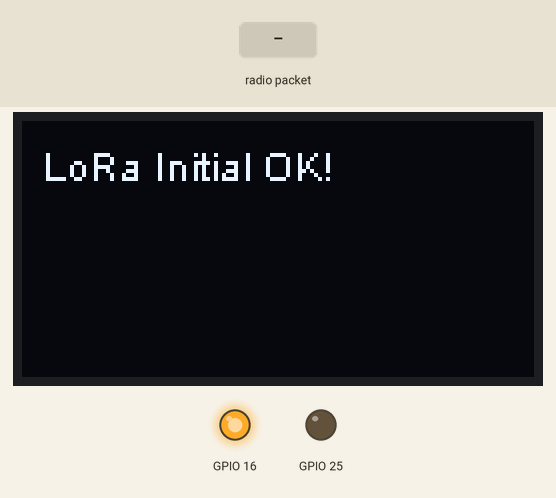
The program below on a simulated ESP32. On the bench: 128×64 one-colour display, output pins drawn as LEDs (lit = HIGH). The test bench sets the inputs (shaded band). No radio packets arrive unless stated; what the program prints to the serial monitor is not drawn.

Above: at 7.3 s.
7.4 s: radio packet "1" arrives
At 7.9 s:
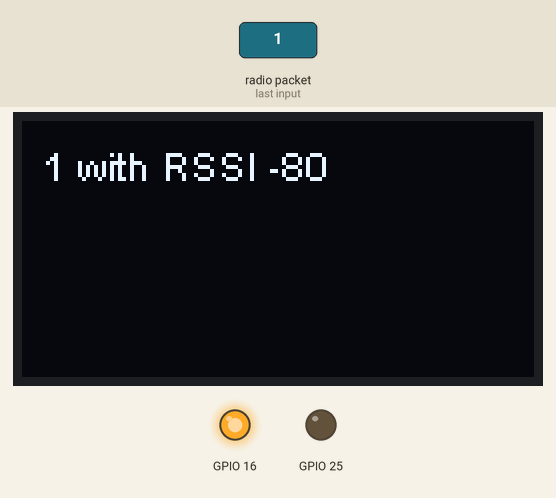
8.9 s: radio packet "0" arrives
At 10.1 s:
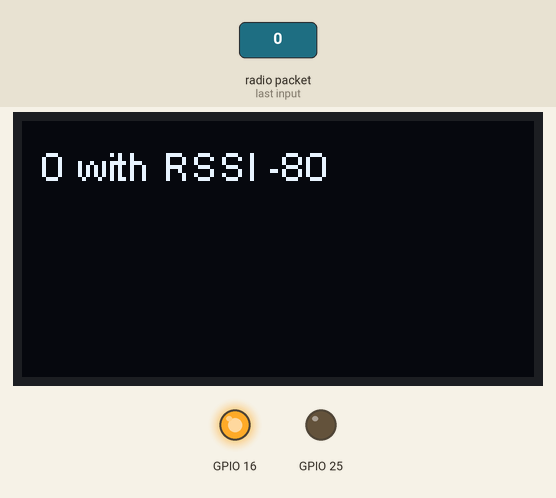
10.4 s: radio packet "2" arrives
Timing chart, 0 to 13.4 s (numbered marks = the images above; inputs shaded):
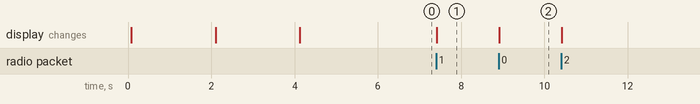

The program:

main.cpp
```cpp
#include <Arduino.h>
#include <SPI.h>
#include <LoRa.h>
#include "SSD1306.h"

SSD1306  display(0x3c, 4, 15);
#define SS      18
#define RST     14
#define DI0     26

void setup() {
  pinMode(25, OUTPUT);
  pinMode(16, OUTPUT);
  digitalWrite(16, LOW); // set GPIO16 low to reset OLED
  delay(50);
  digitalWrite(16, HIGH);
  display.init();
  display.setFont(ArialMT_Plain_10);
  display.setTextAlignment(TEXT_ALIGN_LEFT);
  SPI.begin(5, 19, 27, 18);
  LoRa.setPins(SS, RST, DI0);

  Serial.begin(115200);
  while (!Serial);

  Serial.println("LoRa Receiver");
  display.drawString(5,5,"LoRa Receiver");
  display.display();
  delay(2000);
  display.clear();

  if (!LoRa.begin(433E6)) {
    Serial.println("Starting LoRa failed!");
    while (1);
  }
  display.display();
  delay(2000);
  display.clear();
  Serial.println("LoRa Initial OK!");
  display.drawString(5, 5, "LoRa Initial OK!");
  display.display();
  delay(2000);
}

void loop() {
  int packetSize = LoRa.parsePacket();
  if (packetSize) {
    display.clear();
    Serial.print("Received packet '");
    String msg = "";
    while (LoRa.available()) {
      msg = msg + ((char)LoRa.read());
    }
    Serial.print(msg);
    Serial.print("' with RSSI ");
    Serial.println(LoRa.packetRssi());
    display.drawString(5,5,msg + " with RSSI "+String(LoRa.packetRssi()));
    display.display();
  }
}
```

Measured:
- after the input at 7.4 s, the display: changes at once (image 1)
- after the input at 8.9 s, the display: changes at once (image 2)
